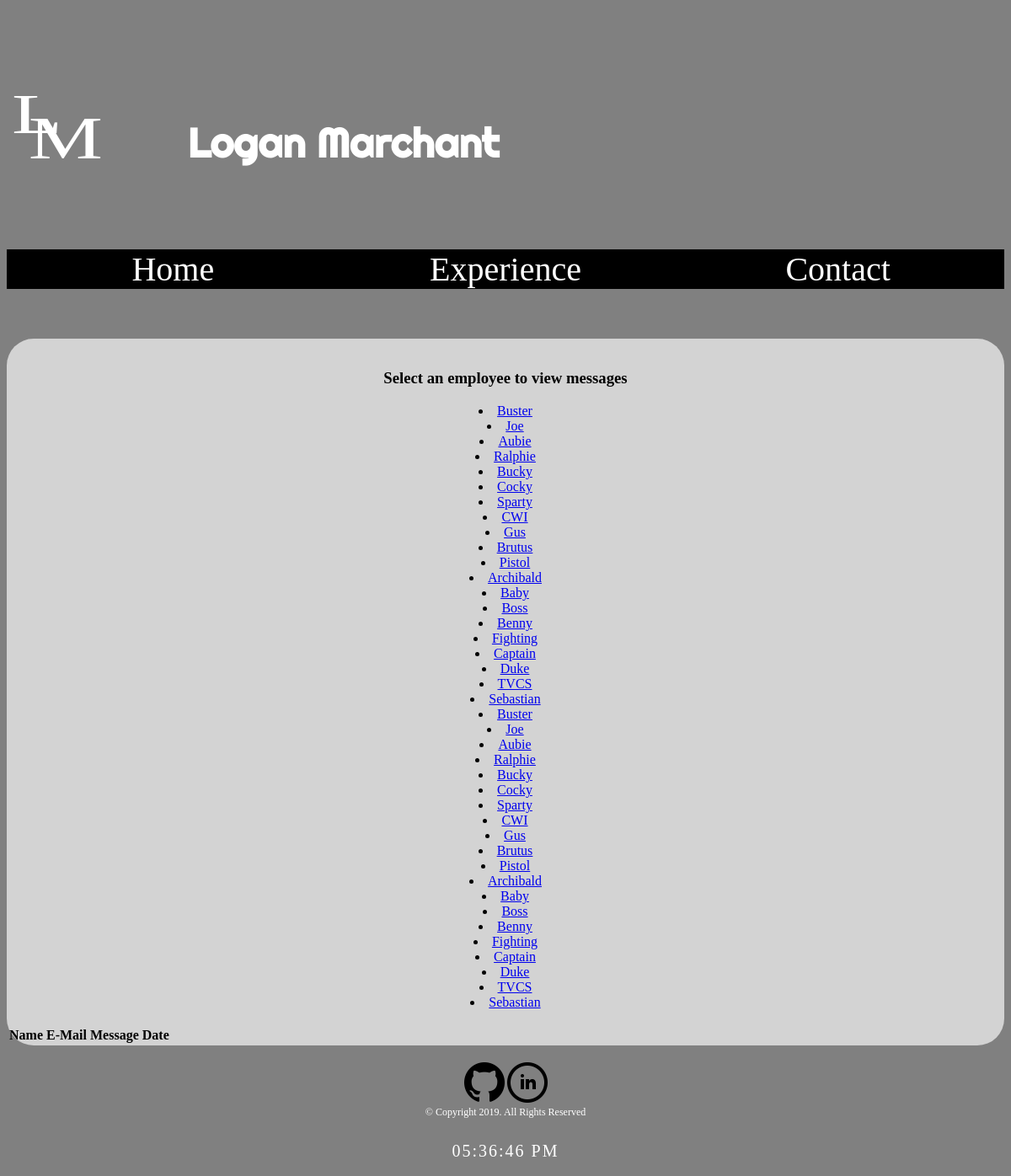
/admin.php?empID=2, run on the app's committed database.
### tables this page shows
CREATE TABLE IF NOT EXISTS employee
(
    employeeID INT NOT NULL PRIMARY KEY AUTO_INCREMENT,
    first_name VARCHAR(255) NOT NULL,
    last_name  VARCHAR(255) NOT NULL
);

### admin.php (the view, shortened to what this page needs)
<?php
   require_once('database.php');
$query = 'SELECT * FROM employee
                       ORDER BY employeeID';
$statement = $db->prepare($query);
$statement->execute();
$employees = $statement->fetchAll();
?>
<!DOCTYPE html>
<html lang="en">
<head>
   <link href="css/styles.css" rel="stylesheet"/>
   <link href="css/clock.css" rel="stylesheet"/>
</head>
<body>
   <header>
     <h1 class="google"><a href="index.html"><img src="images/logo.svg" alt="My logo"></a>Logan Marchant</h1>
      <nav>
         <ul>
            <li><a href="index.html">Home</a></li>
            <li><a href="experience.html">Experience</a></li>
            <li><a href="contact.html">Contact</a></li>
         </ul>
      </nav>
   </header>
   <main>
       <br>
       <h3>Select an employee to view messages</h3>
       <?php foreach ($employees as $employee) : ?>
            <li><a href="?empID=<?php echo $employee['employeeID']; ?>">
                    <?php echo $employee['first_name']; ?>
                </a>
            </li>
            <?php endforeach; ?>
       <br>
       <table>
            <tr>
                <th>Name</th>
                <th>E-Mail</th>
                <th>Message</th>
                <th>Date</th>
                <th>&nbsp;</th>
            </tr>
        </table>
   </main>
   <footer>
         <p>
             <a href="https://github.com/" target="_blank"><img src="images/iconmonstr-github-1-48.png" alt="social icon for github"></a>
             <a href="https://www.linkedin.com/" target="_blank"><img src="images/iconmonstr-linkedin-5-48.png" alt="social icon for linkedin"></a><br>
             &copy; Copyright 2019. All Rights Reserved<br/><br/>
         </p>
         <div id="MyClockDisplay" class="clock"></div>
   </footer>
</body>
</html>

### css/styles.css (style rules this page uses)
.google { font-family: 'Righteous', sans-serif, "Courier New"; font-size: 3em; }
html { background-color: gray; }
header h1 { width: 50%; text-align: center; margin-bottom: 2em; font-size: 3em; color: white; }
header img { width: 35%; }
header nav li { width: 33.33333%; float: left; display: block; margin-bottom: 5%; font-size: 2.5em; text-align: center; }
main { width: 100%; float: left; font-size: 1em; text-align: center; background-color: lightgray; border-top-left-radius: 2em; border-top-right-radius: 2em; border-bottom-left-radius: 2em; border-bottom-right-radius: 2em; margin-bottom: 20px; }
nav ul { list-style-type: none; margin: 0; padding: 0; overflow: hidden; }
nav li { float: left; width: 25%; }
nav ul li a { background-color: black; color: white; text-decoration: none; display: block; }
footer { font-size: 12px; text-align: center; margin-top: 25%; padding-bottom: 10px; color: white; }

### css/clock.css (style rules this page uses)
.clock { color: white; font-size: 20px; letter-spacing: 2px; text-align: center; }

### data on the page
employee: first_name "Buster"
employee: first_name "Joe"
employee: first_name "Aubie"
employee: first_name "Ralphie"
employee: first_name "Bucky"
employee: first_name "Cocky"
employee: first_name "Sparty"
employee: first_name "CWI"
employee: first_name "Gus"
employee: first_name "Brutus"
employee: first_name "Pistol"
employee: first_name "Archibald"
employee: first_name "Baby"
employee: first_name "Boss"
employee: first_name "Benny"
employee: first_name "Fighting"
employee: first_name "Captain"
employee: first_name "Duke"
employee: first_name "TVCS"
employee: first_name "Sebastian"
employee: first_name "Buster"
employee: first_name "Joe"
employee: first_name "Aubie"
employee: first_name "Ralphie"
employee: first_name "Bucky"
employee: first_name "Cocky"
employee: first_name "Sparty"
employee: first_name "CWI"
employee: first_name "Gus"
employee: first_name "Brutus"
employee: first_name "Pistol"
employee: first_name "Archibald"
employee: first_name "Baby"
employee: first_name "Boss"
employee: first_name "Benny"
employee: first_name "Fighting"
employee: first_name "Captain"
employee: first_name "Duke"
employee: first_name "TVCS"
employee: first_name "Sebastian"
